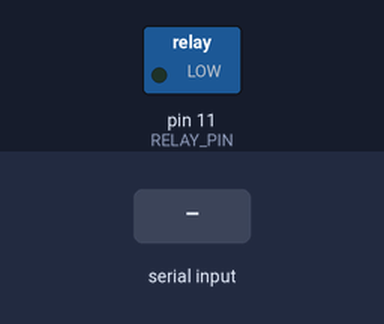
The sketch below on a simulated Arduino Uno, built with avr-gcc and run on an emulated ATmega328P. On the bench: switched loads named in the sketch (green lamp = pin HIGH). The inputs (shaded band) are chosen by the test bench.

Above: at 1.2 s.
1.3 s: "Relay:ON\n" received over Serial
At 2.5 s:
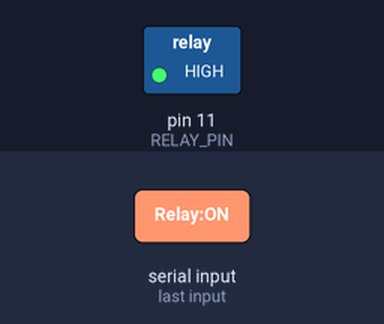
2.8 s: "Relay:OFF\n" received over Serial
At 3.7 s:
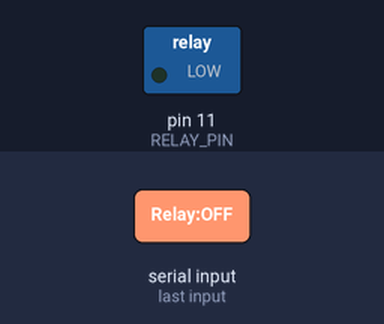
Timing chart, 0 to 5.8 s (numbered marks = the images above; inputs shaded):
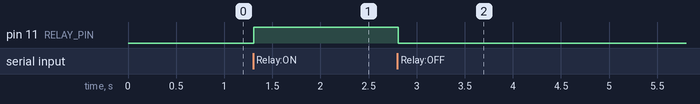

The sketch:

relay.ino
```cpp
#define RELAY_PIN 3 // Assuming RELAY_PIN is mapped to PORTB3 (digital pin 11)

// Define pointers to the registers
volatile uint8_t *ddrb = (volatile uint8_t *)0x24; // Data Direction Register for PORTB
volatile uint8_t *portb = (volatile uint8_t *)0x25; // Data Register for PORTB

void setup() {
  // Set the relevant bit in the DDRB register (set PORTB3 as OUTPUT)
  *ddrb |= (1 << RELAY_PIN);

  // Set the relevant bit in the PORTB register to LOW (turn relay OFF)
  *portb &= ~(1 << RELAY_PIN);

  // Initialize Serial communication
  Serial.begin(9600);
}

void loop() {
  if (Serial.available() > 0) {
    // Read the command sent via Serial
    String command = Serial.readStringUntil('\n');

    if (command == "Relay:ON") {
      // Set the relevant bit in the PORTB register to HIGH (turn relay ON)
      *portb |= (1 << RELAY_PIN);
    } else if (command == "Relay:OFF") {
      // Clear the relevant bit in the PORTB register to LOW (turn relay OFF)
      *portb &= ~(1 << RELAY_PIN);
    }
  }
}
```

Measured:
- after the input at 1.3 s, pin 11 (RELAY_PIN): LOW → HIGH at once
- after the input at 2.8 s, pin 11 (RELAY_PIN): HIGH → LOW at once
